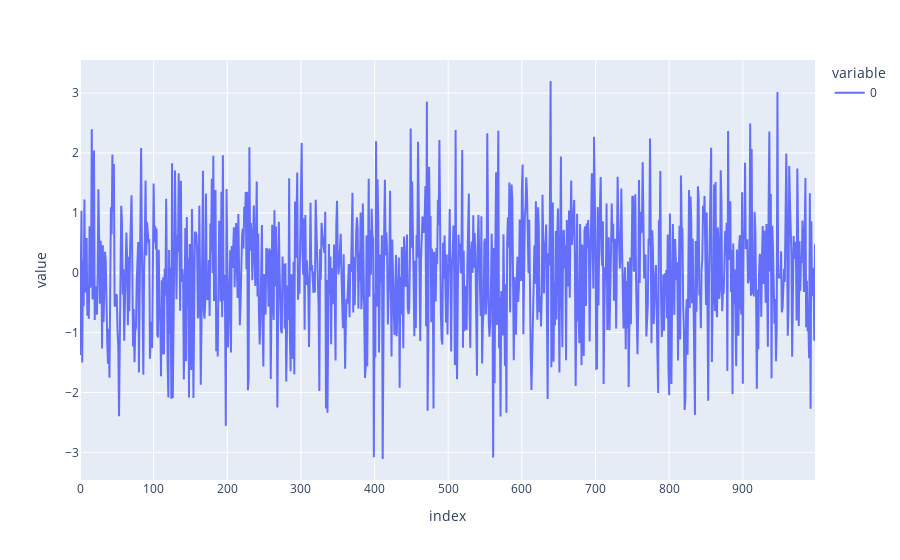

The cell this chart's notebook holds for it:
### Code cell
px.line(ar_model.resid)

### Figure 1 — Plotly figure (JSON) as saved in the notebook; plotly's stock layout.template omitted (floating-point values rounded to 4 significant figures; data arrays with more than 128 entries replaced by an {"elided": "..."} marker saying what was removed)
{"data": [{"hovertemplate": "variable=0<br>index=%{x}<br>value=%{y}<extra></extra>", "legendgroup": "0", "line": {"color": "#636efa", "dash": "solid"}, "marker": {"symbol": "circle"}, "mode": "lines", "name": "0", "orientation": "v", "showlegend": true, "type": "scatter", "x": {"elided": "999 int values"}, "xaxis": "x", "y": {"elided": "999 float values"}, "yaxis": "y"}], "layout": {"legend": {"title": {"text": "variable"}, "tracegroupgap": 0}, "margin": {"t": 60}, "xaxis": {"anchor": "y", "domain": [0, 1], "title": {"text": "index"}}, "yaxis": {"anchor": "x", "domain": [0, 1], "title": {"text": "value"}}}}
